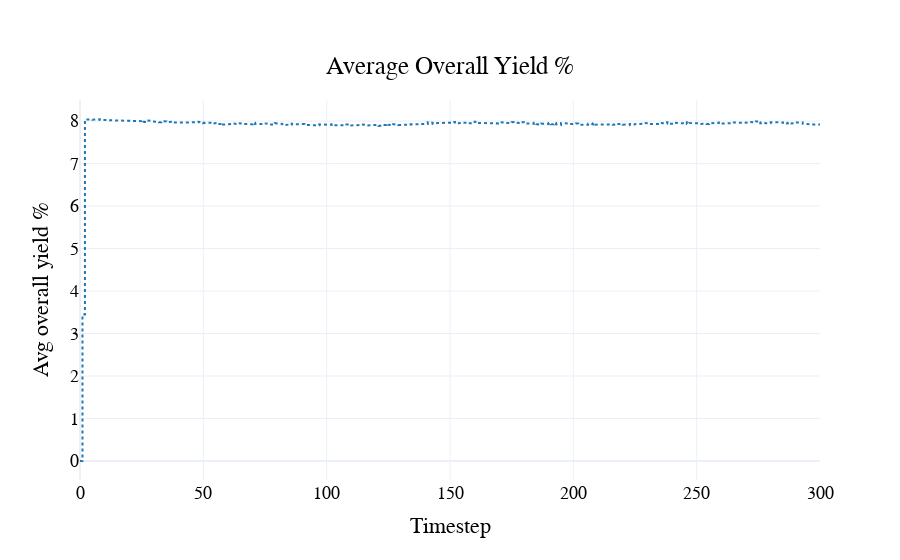

The notebook cell saved with this chart:
### Code cell
fig = visualizations.plot_avg_overall_yield(
    df
)
pio.show(fig)

### Figure 1 — Plotly figure (JSON) as saved in the notebook; plotly's stock layout.template omitted (floating-point values rounded to 4 significant figures; data arrays with more than 128 entries replaced by an {"elided": "..."} marker saying what was removed)
{"data": [{"line": {"color": "#1f77b4", "dash": "dot"}, "name": "Avg overall yield %", "type": "scatter", "x": {"elided": "2401 int values"}, "y": {"elided": "2401 float values"}}], "layout": {"font": {"color": "black", "family": "Arial", "size": 18}, "hovermode": "x unified", "legend": {"orientation": "h", "x": 0.5, "xanchor": "center", "y": -0.5, "yanchor": "bottom"}, "paper_bgcolor": "rgba(255, 255, 255, 1)", "plot_bgcolor": "rgba(255, 255, 255, 1)", "title": {"text": "Average Overall Yield %", "x": 0.5, "xanchor": "center", "y": 0.9, "yanchor": "top"}, "xaxis": {"title": {"text": "Timestep"}}, "yaxis": {"title": {"text": "Avg overall yield %"}}}}
